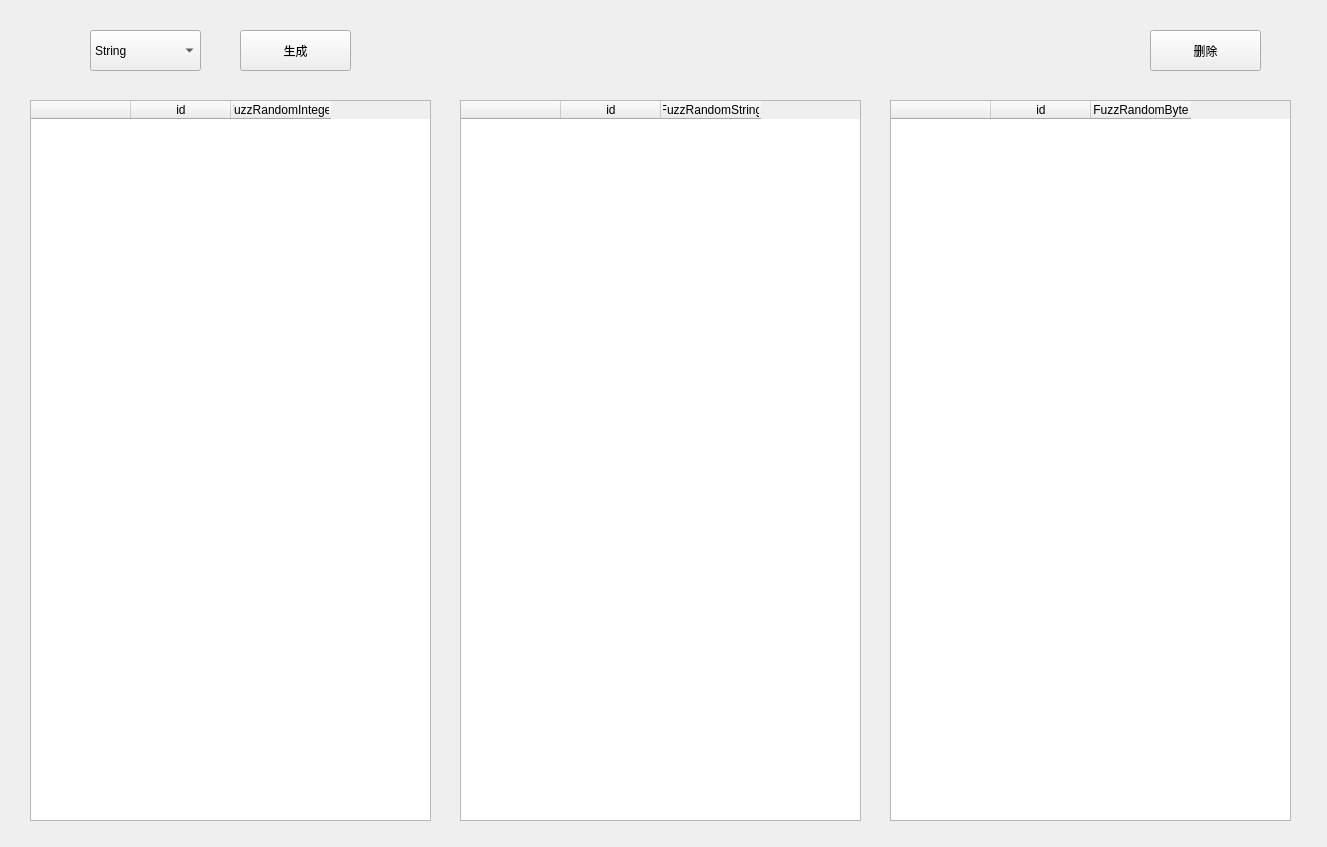
<?xml version="1.0" encoding="UTF-8"?>
<ui version="4.0">
 <class>Fuzz</class>
 <widget class="QWidget" name="Fuzz">
  <property name="geometry">
   <rect>
    <x>0</x>
    <y>0</y>
    <width>1327</width>
    <height>847</height>
   </rect>
  </property>
  <property name="windowTitle">
   <string>Form</string>
  </property>
  <widget class="QTableWidget" name="StringFuzzTableWidget">
   <property name="geometry">
    <rect>
     <x>460</x>
     <y>100</y>
     <width>401</width>
     <height>721</height>
    </rect>
   </property>
   <property name="styleSheet">
    <string notr="true">QTableWidget::horizontalHeader {
    background-color: #98b4d5;
}
</string>
   </property>
   <property name="gridStyle">
    <enum>Qt::SolidLine</enum>
   </property>
   <attribute name="horizontalHeaderCascadingSectionResizes">
    <bool>true</bool>
   </attribute>
   <column>
    <property name="text">
     <string/>
    </property>
    <property name="whatsThis">
     <string>QCheckBox</string>
    </property>
   </column>
   <column>
    <property name="text">
     <string>id</string>
    </property>
   </column>
   <column>
    <property name="text">
     <string>FuzzRandomString</string>
    </property>
   </column>
  </widget>
  <widget class="QPushButton" name="DeletePushButton">
   <property name="geometry">
    <rect>
     <x>1150</x>
     <y>30</y>
     <width>111</width>
     <height>41</height>
    </rect>
   </property>
   <property name="text">
    <string>删除</string>
   </property>
  </widget>
  <widget class="QPushButton" name="RunPushButton">
   <property name="geometry">
    <rect>
     <x>240</x>
     <y>30</y>
     <width>111</width>
     <height>41</height>
    </rect>
   </property>
   <property name="text">
    <string>生成</string>
   </property>
  </widget>
  <widget class="QTableWidget" name="IntFuzzTableWidget">
   <property name="geometry">
    <rect>
     <x>30</x>
     <y>100</y>
     <width>401</width>
     <height>721</height>
    </rect>
   </property>
   <property name="styleSheet">
    <string notr="true">QTableWidget::horizontalHeader {
    background-color: #98b4d5;
}
</string>
   </property>
   <property name="gridStyle">
    <enum>Qt::SolidLine</enum>
   </property>
   <attribute name="horizontalHeaderCascadingSectionResizes">
    <bool>true</bool>
   </attribute>
   <column>
    <property name="text">
     <string/>
    </property>
    <property name="whatsThis">
     <string>QCheckBox</string>
    </property>
   </column>
   <column>
    <property name="text">
     <string>id</string>
    </property>
   </column>
   <column>
    <property name="text">
     <string>FuzzRandomInteger</string>
    </property>
   </column>
  </widget>
  <widget class="QTableWidget" name="ByteFuzzTableWidget">
   <property name="geometry">
    <rect>
     <x>890</x>
     <y>100</y>
     <width>401</width>
     <height>721</height>
    </rect>
   </property>
   <property name="styleSheet">
    <string notr="true">QTableWidget::horizontalHeader {
    background-color: #98b4d5;
}
</string>
   </property>
   <property name="gridStyle">
    <enum>Qt::SolidLine</enum>
   </property>
   <attribute name="horizontalHeaderCascadingSectionResizes">
    <bool>true</bool>
   </attribute>
   <column>
    <property name="text">
     <string/>
    </property>
    <property name="whatsThis">
     <string>QCheckBox</string>
    </property>
   </column>
   <column>
    <property name="text">
     <string>id</string>
    </property>
   </column>
   <column>
    <property name="text">
     <string>FuzzRandomByte</string>
    </property>
   </column>
  </widget>
  <widget class="QComboBox" name="comboBox">
   <property name="geometry">
    <rect>
     <x>90</x>
     <y>30</y>
     <width>111</width>
     <height>41</height>
    </rect>
   </property>
   <item>
    <property name="text">
     <string>String</string>
    </property>
   </item>
   <item>
    <property name="text">
     <string>Integer</string>
    </property>
   </item>
   <item>
    <property name="text">
     <string>Byte</string>
    </property>
   </item>
  </widget>
 </widget>
 <resources/>
 <connections/>
</ui>
